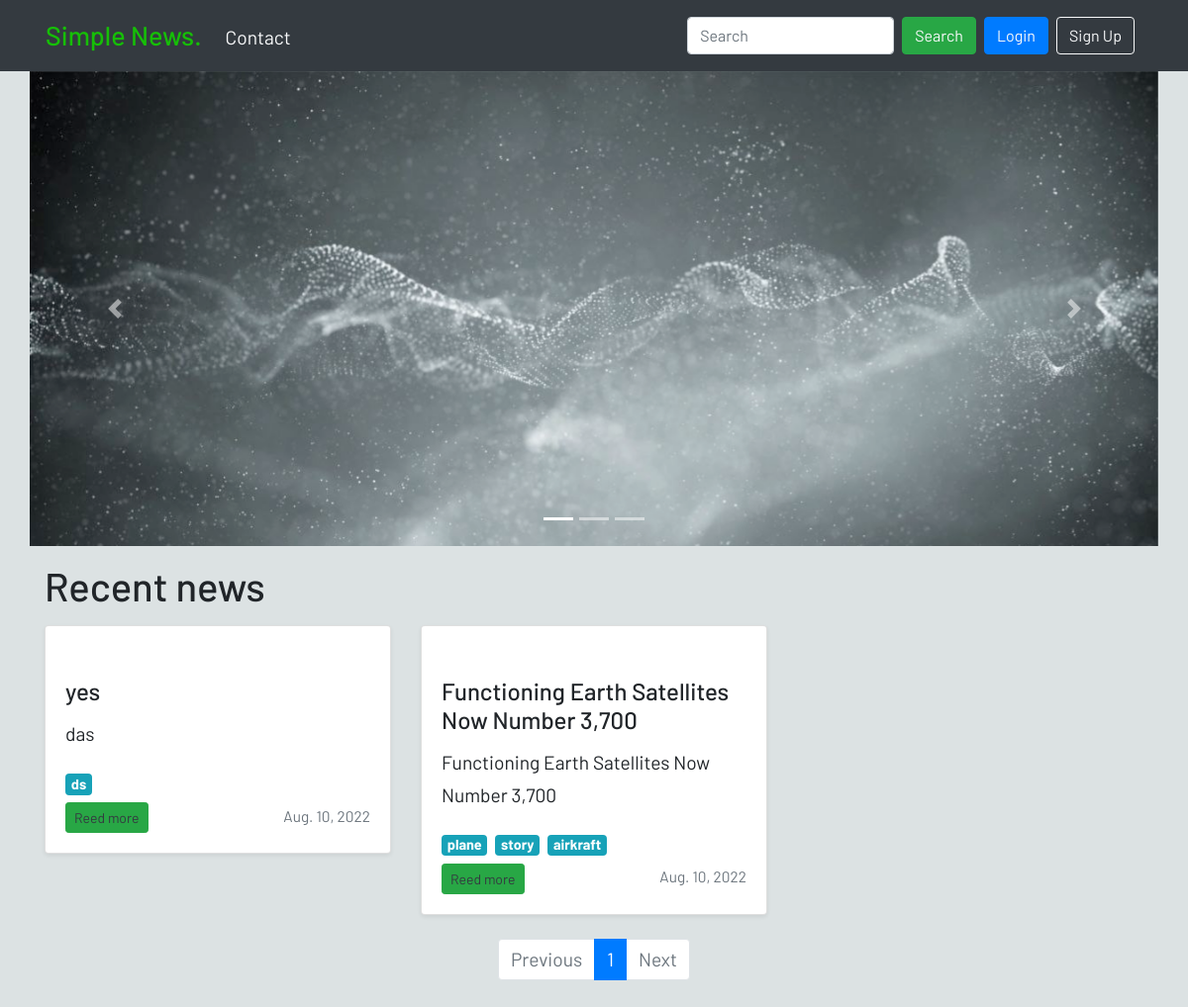
The page / on the database its author committed.
### myblog/models.py (models this page shows, shortened)
class Post(models.Model):
    h1 = models.CharField(max_length=200)
    title = models.CharField(max_length=200)
    url = models.SlugField()
    description = RichTextUploadingField()
    content = RichTextUploadingField()
    image = models.ImageField()
    created_at = models.DateField(default=timezone.now)
    author = models.ForeignKey(User, on_delete=models.CASCADE)
    tag = TaggableManager()

### myblog/views.py (the view)
# urls.py: path('', MainView.as_view(), name='index'),
class MainView(View):
    def get(self, request, *args, **kwargs):
        posts = Post.objects.all()
        paginator = Paginator(posts, 6)
        page_number = request.GET.get('page')
        page_obj = paginator.get_page(page_number)
        return render(request, 'myblog/index.html', context={'page_obj': page_obj})

### myblog/templates/myblog/index.html (shortened to what this page needs)
{% extends 'myblog/base.html' %}
{% load static %}
{% block header %}
    {% include 'myblog/block/slider.html' %}
{% endblock %}
{% block content %}
    <div class="container">
        <h1 class="my-3">Recent news</h1>
        <div class="row">
            {% for post in page_obj %}
                <div class="col-md-4">
                    <div class="card mb-4 shadow-sm">
                        <a href="{% url 'post_detail' post.url %}">
                        </a>
                        <div class="card-body">
                            <h4 class="card-title">{{ post.h1 }}</h4>
                            {{ post.description|safe|truncatechars:100 }}
                            {% for tag in post.tag.all %}
                                <a href="{% url 'tag' tag.slug %}" class="mr-1 badge badge-info">{{ tag }}</a>
                            {% endfor %}
                            <div class="d-flex justify-content-between align-items-center">
                                <div class="btn-group">
                                    <a href="{% url 'post_detail' post.url %}" class="btn btn-sm btn-outline-success bg-success text-dark mt-1">Reed more</a>
                                </div>
                                <small class="text-muted">{{ post.created_at }}</small>
                            </div>
                        </div>
                    </div>
                </div>
            {% endfor %}
        </div>
    </div>
{% endblock %}
{% block pagination %}
    <nav aria-label="Paginate me">
        <ul class="pagination justify-content-center">
            {% if page_obj.has_previous %}
                <a class="page-link" href="?page={{ page_obj.previous_page_number }}" tabindex="-1">Previous</a>
            {% else %}
                <li class="page-item disabled">
                    <a class="page-link disabled" href="#" tabindex="-1">Previous</a>
                </li>
            {% endif %}
            {% for i in page_obj.paginator.page_range %}
                {% if i == page_obj.number %}
                    <li class="page-item active"><a class="page-link" href="?page={{ i }}">{{ i }}</a></li>
                {% else %}
                    <li class="page-item"><a class="page-link" href="?page={{ i }}">{{ i }}</a></li>
                {% endif %}
            {% endfor %}
            {% if page_obj.has_next %}
                <a class="page-link" href="?page={{ page_obj.next_page_number }}">Next</a>
            {% else %}
                <li class="page-item disabled">
                    <a class="page-link" href="#">Next</a>
                </li>
            {% endif %}
        </ul>
    </nav>
    <br>
{% endblock %}

### myblog/templates/myblog/base.html (shortened to what this page needs)
{% load static %}
<!DOCTYPE html>
<html lang="en">
<head>
    <link rel="stylesheet" href="https://cdn.jsdelivr.net/npm/bootstrap@4.5.3/dist/css/bootstrap.min.css"
>
    <link rel="stylesheet" href="{% static 'myblog/css/style.css' %}">
    <link rel="stylesheet" href="https://cdn.jsdelivr.net/npm/bootstrap-icons@1.3.0/font/bootstrap-icons.css">
</head>
<body>
{% include 'myblog/block/navbar.html' %}
{% block header %}{% endblock %}
{% block content %}{% endblock %}
{% block pagination %}{% endblock %}
</body>
</html>

### myblog/templates/myblog/block/navbar.html
<div class='section bg-dark'>
    <nav class="navbar container navbar-expand-lg navbar-dark bg-dark sticky-top">
        <a class="navbar-brand text-danger" href="{% url 'index' %}">Simple News<span class="dot">.</span></a>
        <div class="collapse navbar-collapse" id="navbarSupportedContent">
            <ul class="navbar-nav mr-auto">
                <li class="nav-item active">
                    <a href="{% url 'contact' %}" class="mt-1 nav-link text-light nav-contact">Contact</a>
                </li>
            </ul>
            <form action="{% url 'search_results' %}" method="get" class="form-inline my-2 my-lg-0">
                <input name="q" type="text" class="form-control mr-sm-2" placeholder="Search" aria-label="Search">
                <button class="btn btn-outline-success my-2 text-light my-sm-0 mr-2 bg-success" type="submit">Search</button>
            </form>
            {% if user.is_authenticated %}
                <span class="navbar-text mr-2">Welcome, {{ user.get_username }}</span>
                <a href="{% url 'signout' %}" class="btn btn-outline-light">Log Out</a>
            {% else %}
                <a href="{% url 'signin' %}" class="btn btn-outline-primary text-light bg-primary mr-2">Login</a>
                <a href="{% url 'signup' %}" class="btn btn-outline-light mr-2">Sign Up</a>
            {% endif %}
        </div>
    </nav>
</div>

### myblog/templates/myblog/block/slider.html (shortened to what this page needs)
{% load static %}
<div class="container container home-slider">
    <div id="carouselExampleCaptions" class="carousel slide" data-ride="carousel">
        <ol class="carousel-indicators">
            <li data-target="#carouselExampleCaptions" data-slide-to="0" class="active"></li>
            <li data-target="#carouselExampleCaptions" data-slide-to="1"></li>
            <li data-target="#carouselExampleCaptions" data-slide-to="2"></li>
        </ol>
        <div class="carousel-inner">
            <div class="carousel-item active">
                <img src="{% static 'myblog/img/3.jpg' %}" class="d-block w-100" >
            </div>
        </div>
        <a class="carousel-control-prev" href="#carouselExampleCaptions" role="button" data-slide="prev">
            <span class="carousel-control-prev-icon" aria-hidden="true"></span>
        </a>
        <a class="carousel-control-next" href="#carouselExampleCaptions" role="button" data-slide="next">
            <span class="carousel-control-next-icon" aria-hidden="true"></span>
        </a>
    </div>
</div>

### myblog/static/myblog/css/style.css (style rules this page uses)
body { font-family: "Barlow", sans-serif; font-size: 1.2em; line-height: 1.7; background-color: #dce2e3 !important; }
.navbar-brand { color: #16bf07 !important; font-size: 1.4em; font-weight: 500; }
.home-slider { padding: 0; }
.carousel-item { height: 30rem; }

### rows shown on the page
Post: h1 "yes", description "das", created_at "Aug. 10, 2022"
Tag: name "ds"
Post: h1 "Functioning Earth Satellites Now Number 3,700", description "Functioning Earth Satellites Now Number 3,700", created_at "Aug. 10, 2022"
Tag: name "plane"
Tag: name "story"
Tag: name "airkraft"

### other values the page prints
{{ i }} "1"
